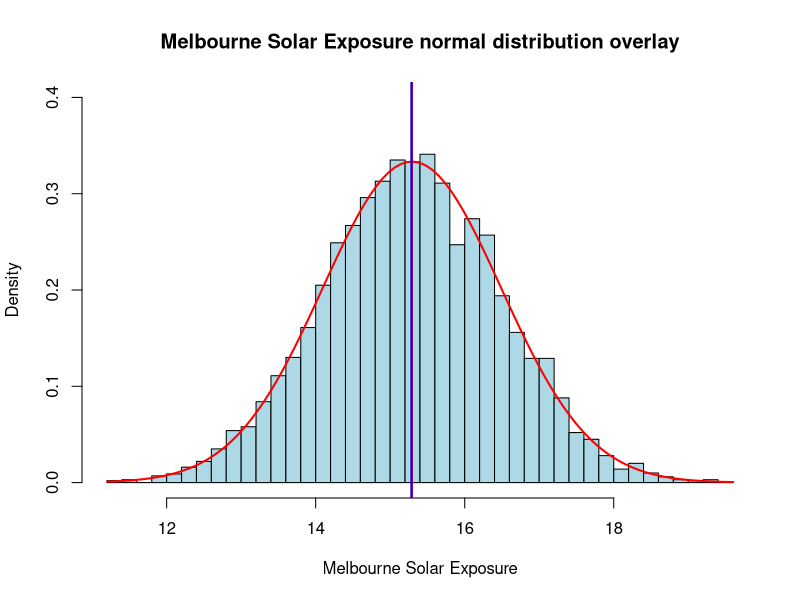
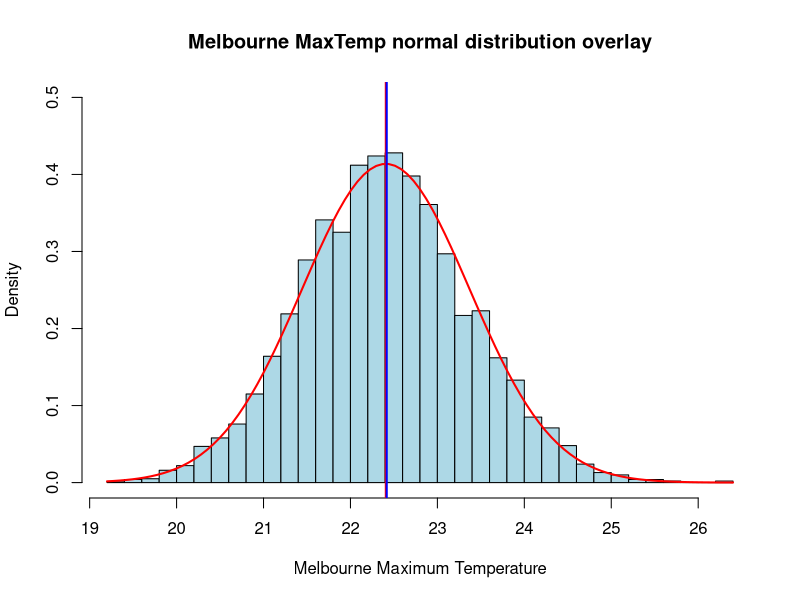
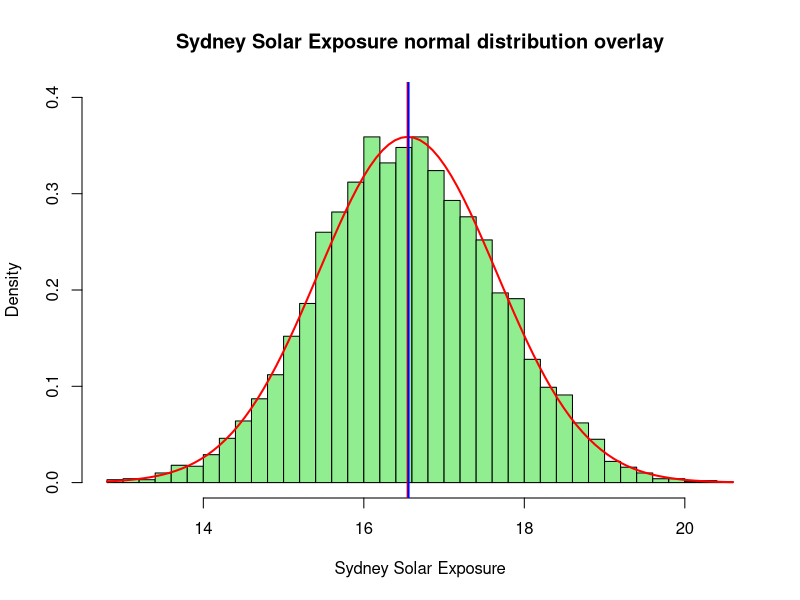
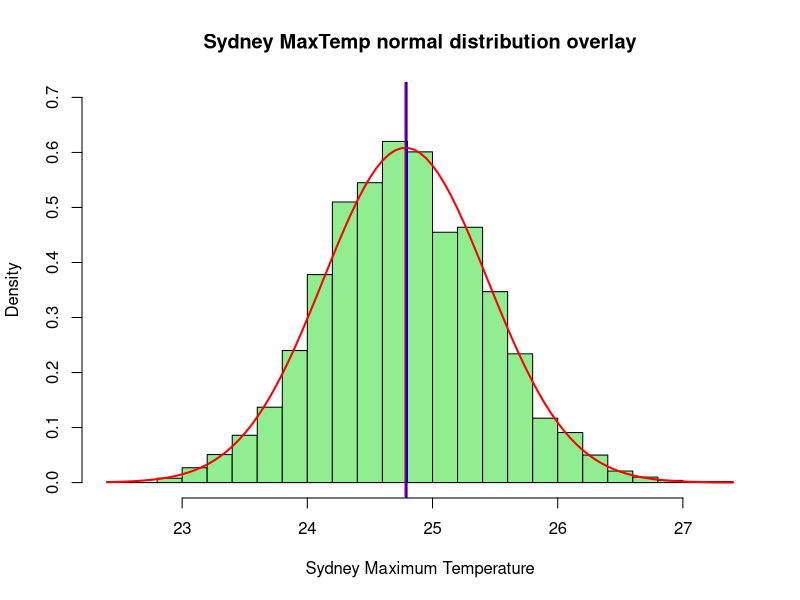

Generate these figures, in order, with R:
## ---- chunk 1
# This is a chunk where you can load the necessary packages required to reproduce the report
library(dplyr)
library(readr)
library(ggplot2)
## ---- chunk 2
# Preparing the data set for analysis 
melb <- read_csv('Climate Data Melbourne-1.csv')
syd <- read_csv('Climate Data Sydney-1.csv')
melb <- cbind(melb[1:2],melb[4]) 
syd <- cbind(syd[1:2],syd[4])
melb <- mutate(melb, City="Melbourne")
syd <- mutate(syd, City="Sydney")
names(melb) <- c("Date", "SolarExposure", "MaxTemp","City")
names(syd) <- c("Date", "SolarExposure", "MaxTemp","City")
melb <- melb[,c("City","Date", "SolarExposure","MaxTemp")]
syd <- syd[,c("City","Date", "SolarExposure","MaxTemp")]
climate <- rbind(syd,melb)
climate <- climate %>% arrange(City)
climate
## ---- chunk 3
# Summary of the variables solar exposure in Melbourne both cities, and arrange based on city.
climate %>% group_by(City) %>% summarise(min = min(SolarExposure),
                   first_quantile = quantile(SolarExposure, 0.25),
                   Median = median(SolarExposure),
                   Mean = mean(SolarExposure),
                   third_quantile = quantile(SolarExposure,0.75),
                   max = max(SolarExposure), 
                   stand_dev = sd(SolarExposure), 
                   n = n(),
                   missing = sum(is.na(SolarExposure))) 

# Summary of the variables max Temperature in both cities, and arrange based on city.
climate %>% group_by(City) %>% summarise(min = min(MaxTemp),
                   first_quantile = quantile(MaxTemp, 0.25),
                   Median = median(MaxTemp),
                   Mean = mean(MaxTemp),
                   third_quantile = quantile(MaxTemp,0.75),
                   max = max(MaxTemp), 
                   stand_dev = sd(MaxTemp), 
                   n = n(),
                   missing = sum(is.na(MaxTemp)))

## ---- chunk 4
# Created two dataframe according to the cities
melb <- climate %>% filter(City=='Melbourne')
syd <- climate %>% filter(City=='Sydney')

# Function: calculate sampling distribution of user define sample size and data variable from the dataframes
samplemeansN <- function(x,N){
  sample_meansN <- rep(NA,5000)
  for(i in 1:5000){
  samp <- sample(x, N)
  sample_meansN[i] <- mean(samp)}
  return(sample_meansN)
}

# Using the above funtion sampling distribution of solar exposure and maximum temperature in both cities is calculated and stored in four differenct variables
MelbSolar <- samplemeansN(melb$SolarExposure, 30)
MelbTemp <- samplemeansN(melb$MaxTemp, 30)

SydbSolar <- samplemeansN(syd$SolarExposure, 30)
SydTemp <- samplemeansN(syd$MaxTemp, 30)

# Plotted the histogram for Melbourne solar exposure along with the normal distribution curve and overlay them. Create abline to identify the means of different calculation methods

hist(MelbSolar, breaks = 30, prob = TRUE, col = "lightblue", main = "Melbourne Solar Exposure normal distribution overlay",ylim = c(0, 0.4), xlab = "Melbourne Solar Exposure")
curve(dnorm(x, mean(MelbSolar), sd(MelbSolar)), add = TRUE, col = "red", lwd = 2)
abline(v=mean(MelbSolar),col='red',lw=2) 
abline(v=mean(melb$SolarExposure),col='blue',lw=2)

# Plotted the histogram for Melbourne maximum temperature along with the normal distribution curve and overlay them. Create abline to identify the means of different calculation methods

hist(MelbTemp, breaks = 30, prob = TRUE, col = "lightblue", main = "Melbourne MaxTemp normal distribution overlay", ylim = c(0, 0.5), xlab = "Melbourne Maximum Temperature")
curve(dnorm(x, mean(MelbTemp), sd(MelbTemp)), add = TRUE, col = "red", lwd = 2)
abline(v=mean(MelbTemp),col='red',lw=2) 
abline(v=mean(melb$MaxTemp),col='blue',lw=2)

# Plotted the histogram for Sydney solar exposure along with the normal distribution curve and overlay them. Create abline to identify the means of different calculation methods

hist(SydbSolar, breaks = 30, prob = TRUE, col = "lightgreen", main = "Sydney Solar Exposure normal distribution overlay",ylim = c(0, 0.4), xlab = "Sydney Solar Exposure")
curve(dnorm(x, mean(SydbSolar), sd(SydbSolar)), add = TRUE, col = "red", lwd = 2)
abline(v=mean(SydbSolar),col='red',lw=2) 
abline(v=mean(syd$SolarExposure),col='blue',lw=2)

# Plotted the histogram for Sydney Maximum Temperature along with the normal distribution curve and overlay them. Create abline to identify the means of different calculation methods

hist(SydTemp, breaks = 30, prob = TRUE, col = "lightgreen", main = "Sydney MaxTemp normal distribution overlay", ylim = c(0, 0.7), xlab = "Sydney Maximum Temperature")
curve(dnorm(x, mean(SydTemp), sd(SydTemp)), add = TRUE, col = "red", lwd = 2)
abline(v=mean(SydTemp),col='red',lw=2) 
abline(v=mean(syd$MaxTemp),col='blue',lw=2)


